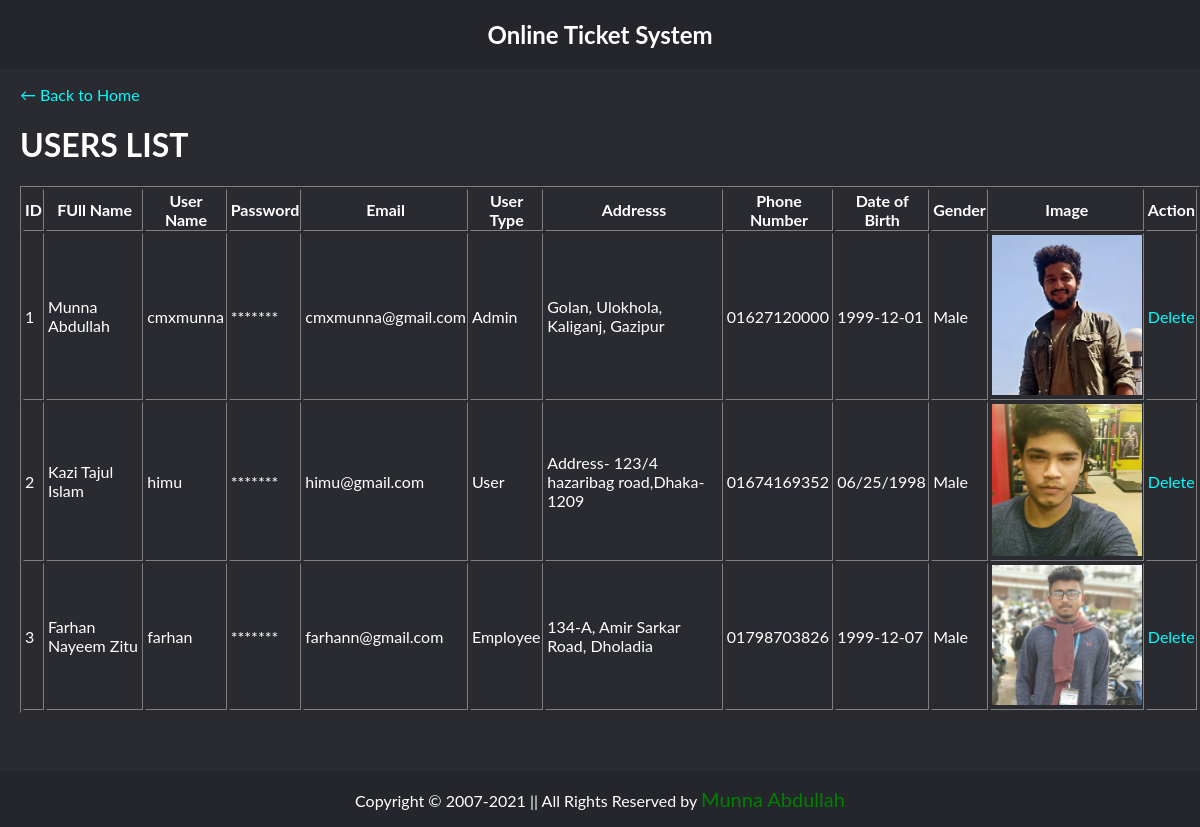
The app's page /view/view-users.php (signed in) with its own data.
### tables this page shows
CREATE TABLE `userinfo` (
  `id` int(11) NOT NULL,
  `name` varchar(30) NOT NULL,
  `username` varchar(30) NOT NULL,
  `password` varchar(30) NOT NULL,
  `email` varchar(30) NOT NULL,
  `type` varchar(30) NOT NULL,
  `address` varchar(50) NOT NULL,
  `phone` varchar(30) NOT NULL,
  `dob` varchar(30) NOT NULL,
  `gender` varchar(30) NOT NULL,
  `image` varchar(100) NOT NULL
);

### model/model.php (called while the page is built, shortened)
<?php
class db
{
	function ShowUsers($conn,$table)
	{
		$stmt = $conn->query("SELECT * FROM  $table");
		return $stmt;
	}
}
?>

### view/view-users.php (the view, shortened to what this page needs)
<?php
    require_once ('../model/model.php');
?>
<!DOCTYPE html>
<html>
<head>
    <link rel="stylesheet" href="../css/style.css?v=<?php echo time(); ?>">
</head>
<body>
    <div class="header">
        <h2>Online Ticket System</h2></strong>
    </div>
    <div class="main-body">
      <p><a href="../view/home-page.php" class="link-hvr">← Back to Home</a>
      <p>
      <h1>USERS LIST</h1>
      <?php
        $connection = new db();
        $conn=$connection->OpenCon();
        $userQuery=$connection->ShowUsers($conn,"userinfo");
        echo "<table border='1'>
        <tr>
            <th>ID</th>
            <th>FUll Name</th>
            <th>User Name</th>
            <th>Password</th>
            <th>Email</th>
            <th>User Type</th>
            <th>Addresss</th>
            <th>Phone Number</th>
            <th>Date of Birth</th>
            <th>Gender</th>
            <th>Image</th>
            <th>Action</th>
        </tr>";
        if($userQuery->num_rows > 0)
        {
          while($row=$userQuery->fetch_assoc())
          { $id = $row['id'];
            $img = $row['image'];
            echo "<tr>";
            echo "<td>". $row['id'] ."</td>";
            echo "<td>". $row['name'] ."</td>";
            echo "<td>". $row['username'] ."</td>";
            echo "<td> ******* </td>";
            echo "<td>". $row['email'] ."</td>";
            echo "<td>". $row['type'] ."</td>";
            echo "<td>". $row['address'] ."</td>";
            echo "<td>". $row['phone'] ."</td>";
            echo "<td>". $row['dob'] ."</td>";
            echo "<td>". $row['gender'] ."</td>";
            echo "<td> <img src='../resources/user_img/$img' width='150'></td>";
            echo "<td> <a href='../control/delete-userControl.php?user_id=$id' class='link-hvr'>Delete</a> </td>";
            echo "</tr>";
          }
          echo "</table>";
        }
      ?>
    </div>
    <br><br><br><br><br><br>
    <?php include 'footer.php' ; ?>
</body>
</html>

### view/footer.php
<div class="copyright"><p>Copyright &copy; 2007-<?php echo date("Y") ?> || All Rights Reserved by <a href="https://www.facebook.com/cmxmunna" class='green f-size20' target='_blank'>Munna Abdullah</a></p></div>

### css/style.css (style rules this page uses)
* { box-sizing: border-box; }
body { margin: 0; padding: 0; font-family: 'Lato', sans-serif; background-color: #292b31; color: white; height: 100px; }
a { text-decoration: none; color: aqua; }
.green { color: green; }
.f-size20 { font-size: 20px; }
.main-body { padding-left: 20px; }
.header { overflow: hidden; background-color: #24262B; text-align: center; }
.copyright { position: fixed; bottom: 0; width: 100%; background-color: #24262B; color: white; text-align: center; }

### records on screen
userinfo: id "1", name "Munna Abdullah", username "cmxmunna", email "cmxmunna@gmail.com", type "Admin", address "Golan, Ulokhola, Kaliganj, Gazipur", phone "01627120000", dob "1999-12-01", gender "Male", image (picture)
userinfo: id "2", name "Kazi Tajul Islam", username "himu", email "himu@gmail.com", type "User", address "Address- 123/4 hazaribag road,Dhaka-1209", phone "01674169352", dob "06/25/1998", gender "Male", image (picture)
userinfo: id "3", name "Farhan Nayeem Zitu", username "farhan", email "farhann@gmail.com", type "Employee", address "134-A, Amir Sarkar Road, Dholadia", phone "01798703826", dob "1999-12-07", gender "Male", image (picture)
